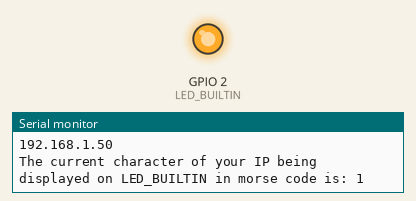
A sketch run on a simulated ESP32. On the bench: output pins drawn as LEDs (lit = HIGH), the last lines printed to the serial monitor. WiFi joins after 1.5 s; servers stay silent unless stated.

Above: at 1.6 s.
At 39.1 s:
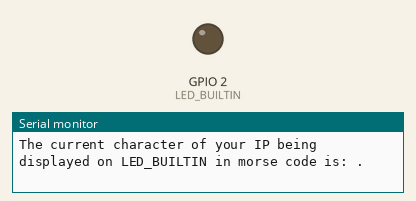
Timing chart, 0 to 41.5 s (numbered marks = the images above):
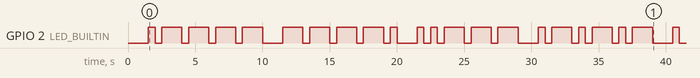

Measured:
- by itself, GPIO 2 (LED_BUILTIN): LOW → HIGH at 1.5 s, → LOW 0.50 s later, → HIGH 0.50 s later, → LOW 1.5 s later, … (44 changes in this stretch)

The sketch:

ota.ino
```cpp
#include <ArduinoOTA.h>
#define LED_BUILTIN 2
#include "wifi_credentials.h"

//morse consts
const int DOT_BLNK_LEN = 500;//Length of a dot is one unit
const int DASH_BLNK_LEN = 1500;//Length of a dash is three units

//morse table
const byte morse_table[] PROGMEM = {
  'A', 0B00000101,
  'B', 0B00011000,
  'C', 0B00011010,
  'D', 0B00001100,
  'E', 0B00000010,
  'F', 0B00010010,
  'G', 0B00001110,
  'H', 0B00010000,
  'I', 0B00000100,
  'J', 0B00010111,
  'K', 0B00001101,
  'L', 0B00010100,
  'M', 0B00000111,
  'N', 0B00000110,
  'O', 0B00001111,
  'P', 0B00010110,
  'Q', 0B00011101,
  'R', 0B00001010,
  'S', 0B00001000,
  'T', 0B00000011,
  'U', 0B00001001,
  'V', 0B00010001,
  'W', 0B00001011,
  'X', 0B00011001,
  'Y', 0B00011011,
  'Z', 0B00011100,

  '0', 0B00111111,
  '1', 0B00101111,
  '2', 0B00100111,
  '3', 0B00100011,
  '4', 0B00100001,
  '5', 0B00100000,
  '6', 0B00110000,
  '7', 0B00111000,
  '8', 0B00111100,
  '9', 0B00111110,

  '#', 0B11000101,  // /BK - Break in conversation
  '+', 0B00101010,  // /AR - Message separator, start new message / telegram
  ',', 0B01110011,
  '-', 0B01100001,
  '.', 0B01010101,
  '/', 0B00110010,
  '=', 0B00110001, // BT - Start of new section / new paragraph
  '?', 0B01001100, // Please say again
  '^', 0B01000101,  // /SK - End of contact / End of work

  0xff  // end-of-table marker
};

//morse globals
char* message;
char currSignal = '\0';
int currMsgIdx = 0;
char IP[] = "xxx.xxx.xxx.xxx";

IPAddress ip;

void setup() {
  Serial.begin(115200);
  Serial.printf("Started up\n");

  WiFi.mode(WIFI_STA);
  WiFi.begin(SSID, PASSWORD);
  while (WiFi.waitForConnectResult() != WL_CONNECTED)
  {
    Serial.println("Connection Failed! Rebooting...");
    delay(5000);
    ESP.restart();
  }

  ArduinoOTA.setHostname("esp_test");
  ArduinoOTA
    .onStart([]() {
      String type;
      if (ArduinoOTA.getCommand() == U_FLASH)
        type = "sketch";
      else // U_SPIFFS
        type = "filesystem";
      Serial.println("Started updating: " + type);
    })
    .onEnd([]() {
      Serial.println("Update complete");
    })
    .onProgress([](unsigned int progress, unsigned int total) {
      unsigned int percent = progress / (total / 100);
      digitalWrite(2, (percent % 2) == 1 ? HIGH : LOW);
      Serial.printf("Progress: %u%%\n", percent);
    })
    .onError([](ota_error_t error) {
      Serial.printf("Error[%u]: ", error);
      if (error == OTA_AUTH_ERROR)
        Serial.printf("Auth Faile\n");
      else if (error == OTA_BEGIN_ERROR)
        Serial.printf("Begin Failed\n");
      else if (error == OTA_CONNECT_ERROR)
        Serial.printf("Connect Failed\n");
      else if (error == OTA_RECEIVE_ERROR)
        Serial.printf("Receive Failed\n");
      else if (error == OTA_END_ERROR)
        Serial.printf("End Failed\n");
    });

  ArduinoOTA.begin();

  pinMode(LED_BUILTIN, OUTPUT);

  ip = WiFi.localIP();
  ip.toString().toCharArray(IP, 16);
  message = IP;

  Serial.println("You are the victim of an OTA attack");
  Serial.println("Your IoT device's IP is: ");
  Serial.println(message);
}

void loop() {
  if( currSignal == '\0' )
  {
    currMsgIdx = 0;
  }
  else
  {
    currMsgIdx++;

    if(message[currMsgIdx] == '\0')
    {
      currMsgIdx = 0;
    }
  }

  Serial.printf("The current character of your IP being displayed on LED_BUILTIN in morse code is: ");
  Serial.println(message[currMsgIdx]);

  sendMorseChar(message[currMsgIdx]);
  currSignal = message[currMsgIdx];

  ArduinoOTA.handle();
}

//morse helper functions
void blinkDelay(int duration)
{
  digitalWrite(LED_BUILTIN, HIGH);   // turn the LED on (HIGH is the voltage level)
  delay(duration);// wait for the set duration
  digitalWrite(LED_BUILTIN, LOW);    // turn the LED off by making the voltage LOW
}

void sendDot()
{
  blinkDelay(DOT_BLNK_LEN);
}

void sendDash()
{
  blinkDelay(DASH_BLNK_LEN);
}

void sendMorseChar(byte letter)
{
  byte bp = 0;
  byte ditordah = 0;
  bool first = false;
  unsigned int j = 0;
  unsigned int ele_len = DOT_BLNK_LEN;

  switch (letter)
  {
    case ' ':
      delay(ele_len * 7);//there is a seven unit delay between words
      break;

    case 8:
    case 127:
      break;

    default:
    // while bp is not our end of table flag
      while (bp != 0xff)
      {
        // we should be pointing as an alpha/digit/puncutation character in our table
        bp = pgm_read_byte_near(morse_table + j);

        // have we reached the end of our table ?
        if (bp != 0xff)
        {
          // is the chacater we're pointing to in the Morse table the same as the
          // character we want to send ?
          if (bp == letter)
          {
            // yes - so bump our pointer to the Morse code chacter bit pattern for
            // the chacater we want to send
            j++;

            // now get the bit pattern into bp
            bp = pgm_read_byte_near(morse_table + j);

            // start processing the bit pattern. ie: A = 00000101 = DOT DASH
            for (int i = 0; i < 8; i++)
            {
              // get the high bit of the pattern into our ditordah variable
              /*
                  ie:
                       00000101
                  AND  10000000
                    =  00000000
               */
              ditordah = (bp & 128);

              // have we found our start flag yet ?
              if (first == false)
              {
                // if no, is it our start flag
                if (ditordah != 0)
                {
                  // yes - set our flag
                  first = true;
                }

                // now shift the bit pattern one bit to the left and continue
                bp = (bp << 1); //ie: 00000101 becomes 00001010

                /*
                  Continuing with the example A this will be shifted here until we reach
                  10100000
                  Then the first flag will be set. And the sequence 01 will be used below for the remainder of the loop

                 */

                continue;
              }

              // if we've seen our start flag then send the dash or dot based on the bit
              if (ditordah != 0)
              {
                sendDash();
              }
              else
              {
                sendDot();
              }

              //we have a one unit delay between parts of the letter
              delay(ele_len);

              // now shift the bit pattern one bit to the left and continue

              bp = (bp << 1);//continue shifting bits in the sequence until complete
            }

            // there is a three element delay between chacaters.  the sendDash() or
            // sendDot() functions already add a one element delay so we delay
            // two more element times.
            delay(ele_len * 2);
            return;
          }
        }

        j++;
        j++;
      }

      break;
  }
}
```

wifi_credentials.h
```cpp
#define SSID "XXX"
#define PASSWORD "XXX"
// edited for privacy
```
